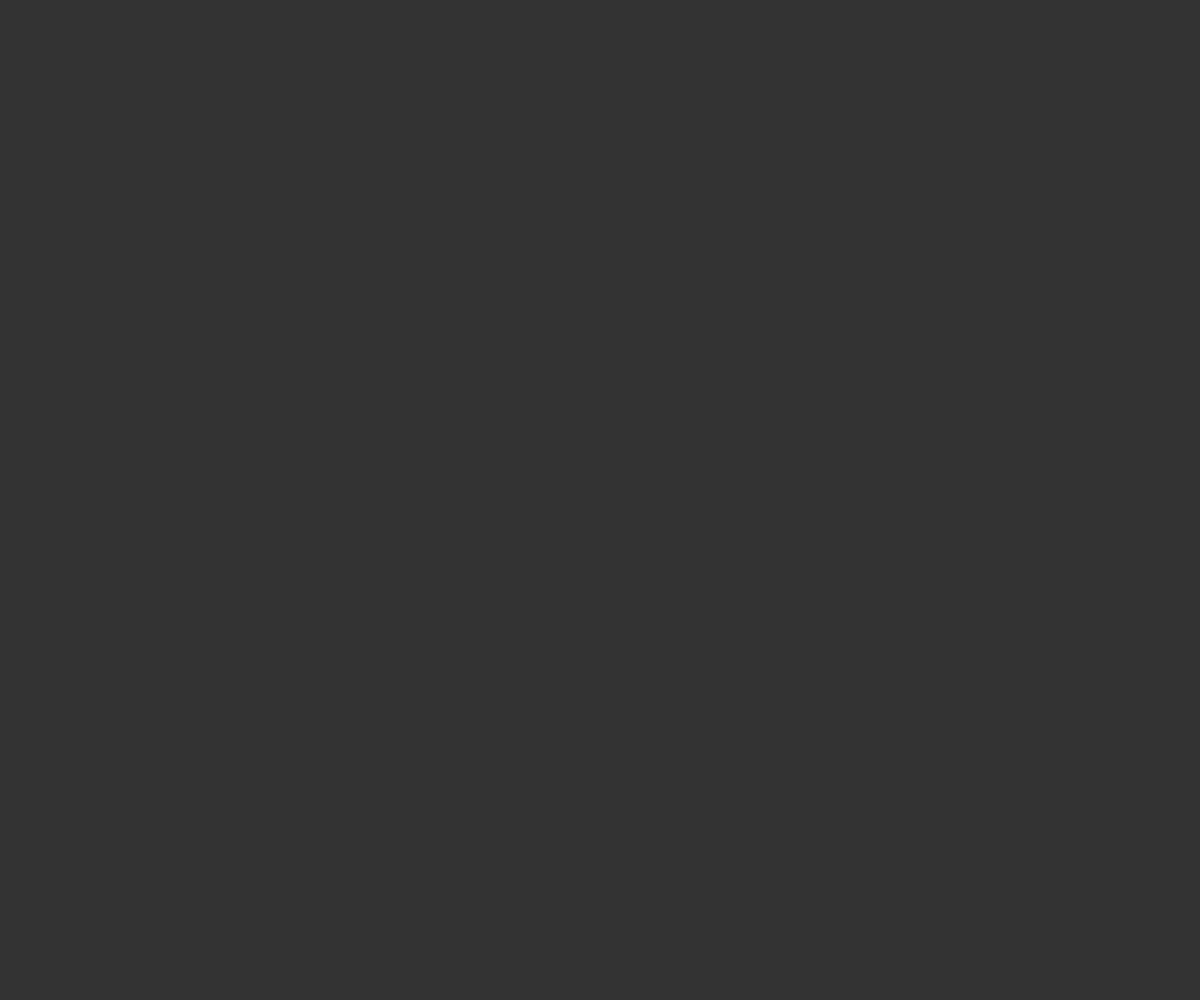
Frame 1 (no input)
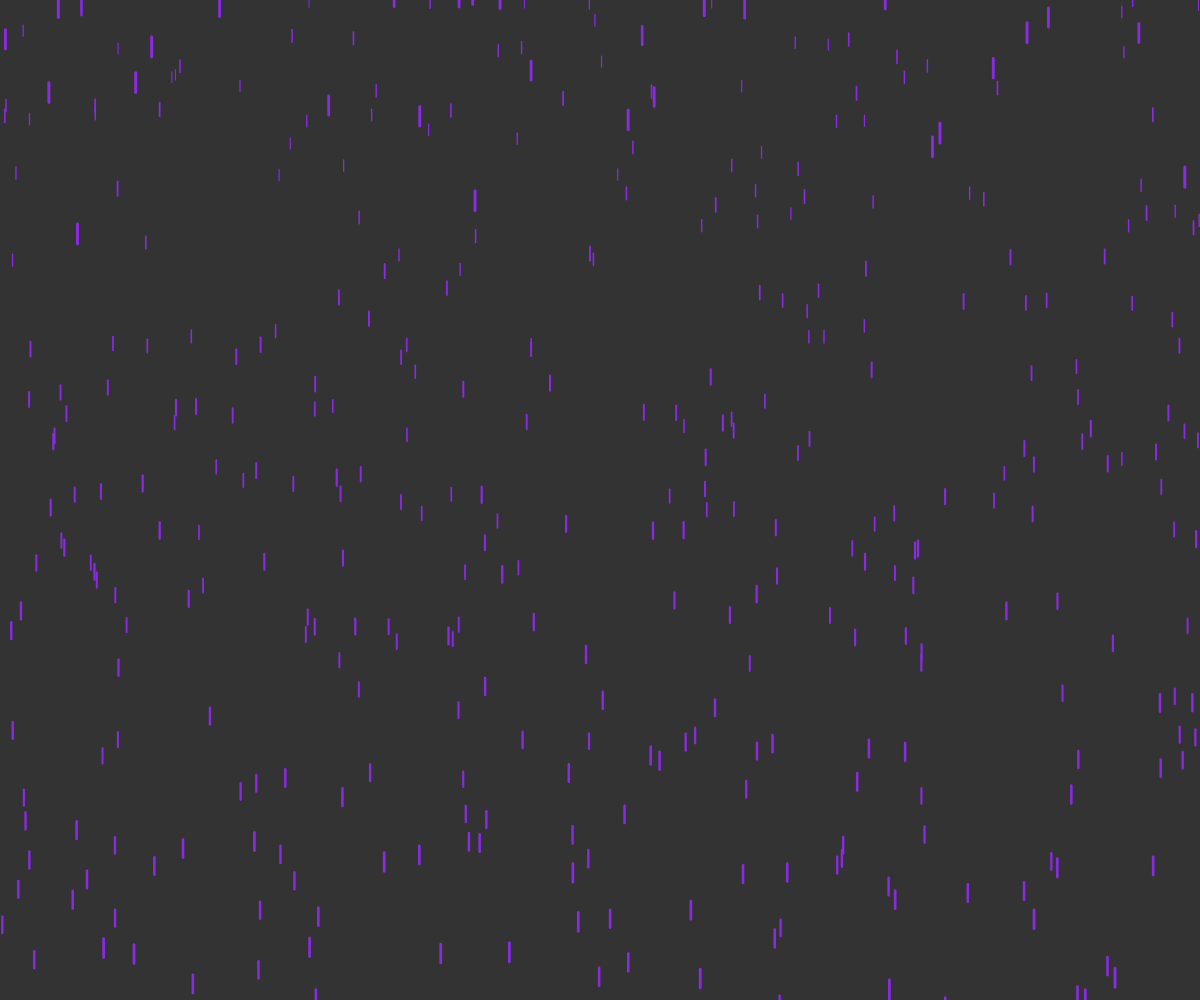
Frame 60 (no input)
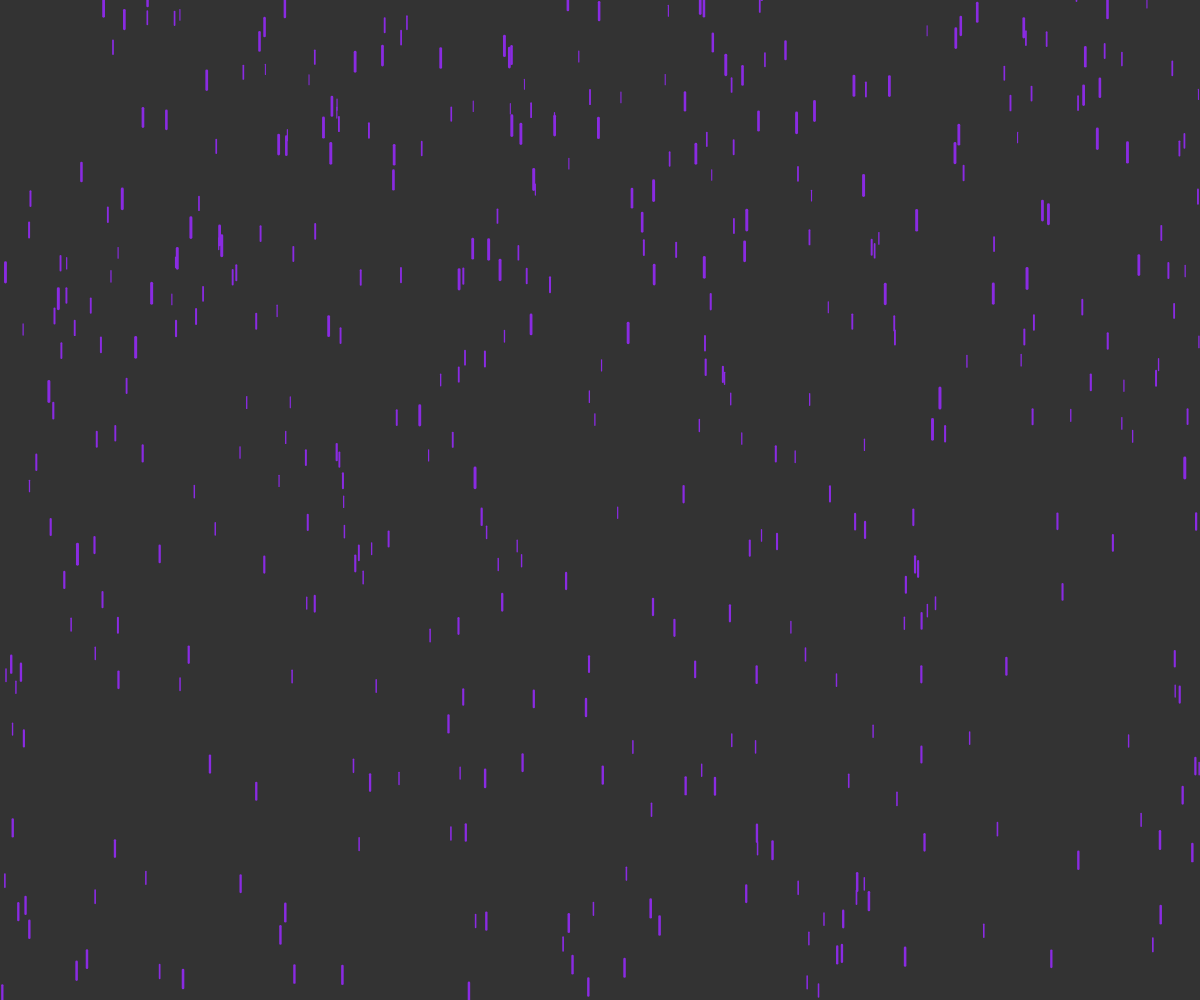
Frame 120 (the mouse pressed at the canvas centre since frame 60)

The p5.js sketch that drew these frames (run headless with seeded random() and noise() and a simulated clock; from frame 60 on, the mouse is pressed at the canvas centre):

// p5.js sketch
// ── sketch.js
let drops=[];
function setup(){
	createCanvas(windowWidth,windowHeight);
	background(51);
	for(let i=0;i<=500;i++)
	drops[i]= new Drop(random(width),random(-500,-50));
}
function draw(){
	background(51);
	for(let d of drops){
		d.fall();
		d.show();
	}
}
class Drop{
	constructor(x,y){
		this.x=x;
		this.y=y;
		this.z=random(0,20);
		this.ySpeed=map(this.z,0,20,1,20);
		this.len=map(this.z,0,20,10,20);
	}
	fall(){
		this.y=this.y+this.ySpeed;
		let gravity=map(this.z,0,20,0,0.2);
		this.ySpeed+=gravity;
		if(this.y>height){
			this.y=random(-200,-100);
		this.ySpeed=map(this.z,0,20,10,20);
		}
	}
	show(){
		stroke(138,43,226);
		let thick=map(this.z,0,20,1,3);
		strokeWeight(thick);
		line(this.x,this.y,this.x,this.y+this.len);
	}
}
